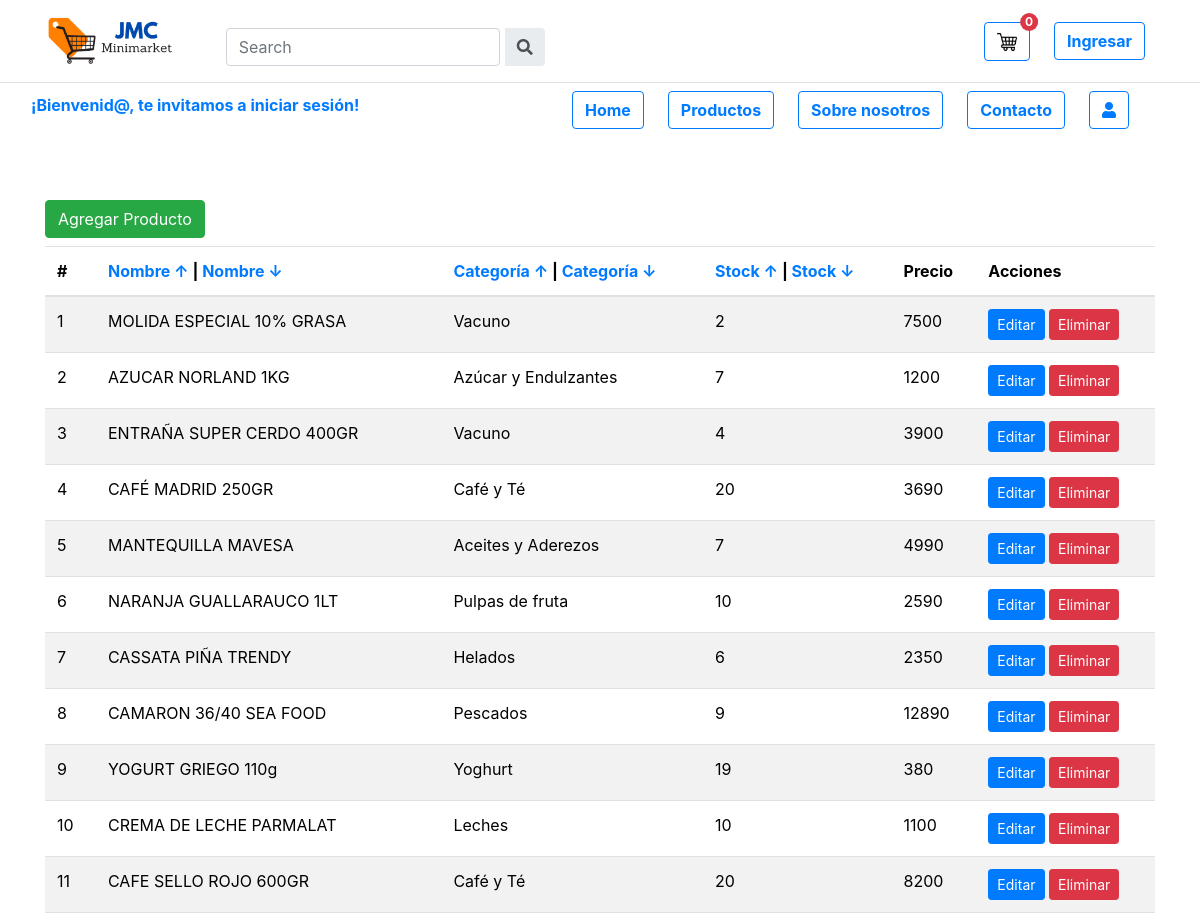
Before: /inventario/ (upper part) with the older database file.
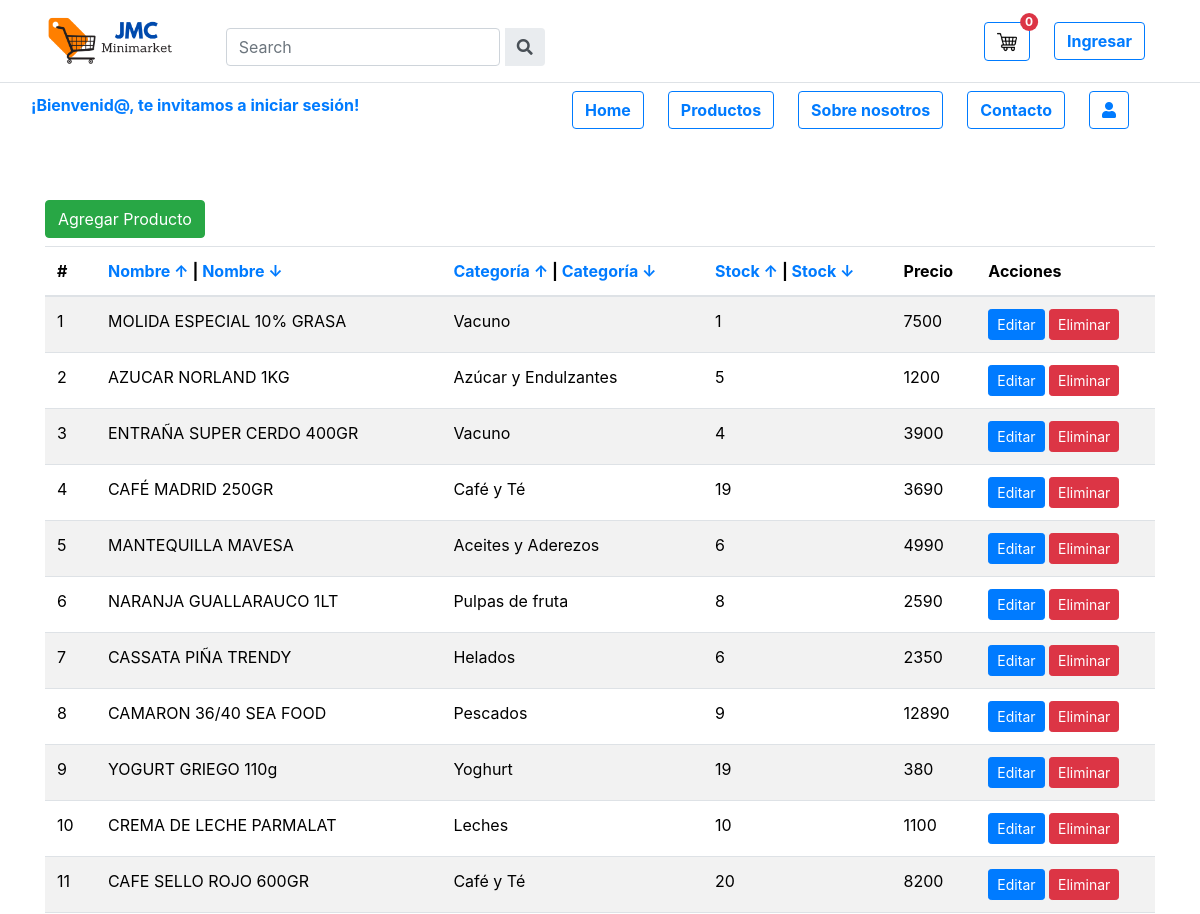
After: the same page with the newer database file.
### minimarket/models.py (models this page shows, shortened)
class Producto(models.Model):
    id_producto = models.UUIDField(primary_key=True,default=uuid.uuid4, editable=False)
    nombre = models.CharField(max_length=100)
    precio = models.FloatField()
    stock = models.IntegerField()
    imagen = models.ImageField(upload_to='productos/', null=True)
    nombre_categoria = models.ForeignKey('Categoria', on_delete=models.CASCADE)

### minimarket/views.py (the view, shortened to what this page needs)
# urls.py: path('inventario/', views.inventario, name='inventario'),
@csrf_exempt
@transaction.atomic
def inventario(request):
    orden = request.GET.get('orden', 'id_producto')
    direccion = request.GET.get('direccion', 'asc')
    if direccion == 'desc':
        orden = f'-{orden}'
    productos = Producto.objects.all().order_by(orden)
    categorias = Categoria.objects.all().order_by('nombre_categoria')
    contexto = {'productos': productos, 'categorias': categorias}
    return render(request, 'inventario.html', contexto)

### minimarket/templates/inventario.html (shortened to what this page needs)
{% extends "plantilla.html" %}
{% load static%}
{% block content %}
<link rel="stylesheet" href="https://stackpath.bootstrapcdn.com/bootstrap/4.5.2/css/bootstrap.min.css">
<link rel="stylesheet" href="{% static 'css/inventario.css' %}">
<div class="container mt-10" style="margin-top: 200px;">
  <div class="mb-2">
    <a href="#" class="btn btn-success agregarProducto" data-id="{{ producto.id }}" data-nombre="{{ producto.nombre }}" data-categoria="{{ producto.nombre_categoria_id }}" data-stock="{{ producto.stock }}" data-precio="{{ producto.precio }}" data-precio="{{ producto.imagen }}">Agregar Producto</a>
  </div>
  <div class="table-responsive">
    <table class="table table-striped table-hover">
      <thead>
        <tr>
          <th>#</th>
          <th><a href="?orden=nombre&direccion=asc">Nombre &#8593;</a> | <a href="?orden=nombre&direccion=desc">Nombre &#8595;</a></th>
          <th><a href="?orden=nombre_categoria&direccion=asc">Categoría &#8593;</a> | <a href="?orden=nombre_categoria&direccion=desc">Categoría &#8595;</a></th>
          <th><a href="?orden=stock&direccion=asc">Stock &#8593;</a> | <a href="?orden=stock&direccion=desc">Stock &#8595;</a></th>
          <th>Precio</th>
          <th>Acciones</th>
        </tr>
      </thead>
      <tbody>
        {% for producto in productos %}
        <tr>
          <td>{{ forloop.counter }}</td>
          <td>{{ producto.nombre }}</td>
          <td>{{ producto.nombre_categoria_id }}</td>
          <td>{{ producto.stock }}</td>
          <td>{{ producto.precio|floatformat:"-1" }}</td>
          <td>
            <a href="#" class="btn btn-primary btn-sm editar-btn" data-id="{{ producto.id }}" data-nombre="{{ producto.nombre }}" data-categoria="{{ producto.nombre_categoria_id }}" data-stock="{{ producto.stock }}" data-precio="{{ producto.precio }}">Editar</a>
            <a href="#" class="btn btn-danger btn-sm eliminar-btn" data-id="{{ producto.id }}" data-nombre="{{ producto.nombre }}" data-categoria="{{ producto.nombre_categoria_id }}" data-stock="{{ producto.stock }}" data-precio="{{ producto.precio }}">Eliminar</a>
          </td>
        </tr>
        {% endfor %}
      </tbody>
    </table>
  </div>
</div>
{% endblock content %}

### minimarket/templates/plantilla.html (shortened to what this page needs)
{% load static%}
<!DOCTYPE html>
<html lang="en">
<head>
    <link rel="stylesheet" href="{% static 'css/style.css' %}">
    <link href="https://cdn.jsdelivr.net/npm/bootstrap@5.3.3/dist/css/bootstrap.min.css" rel="stylesheet"
>
        <link rel="stylesheet" href="https://use.fontawesome.com/releases/v5.12.1/css/all.css">
</head>
<body>
    <header class="mb-4 fixed-top">
        <div class="p-3 text-center bg-white border-bottom">
            <div class="container-fluid">
                <div class="row">
                    <div class="col-md-2 d-none d-lg-block header-navbar">
                        <a href="#!" class="ms-md-2" style="text-decoration: none; font-weight: bold; font-size: 20px;">
                            <img src="{% static 'img/jmc.png' %}" height="50">
                        </a>
                    </div>
                    <div
                        class="col-md-5 d-flex justify-content-center justify-content-md-start align-items-center d-none d-lg-flex header-navbar">
                        <form class="d-flex input-group w-auto my-auto mb-3 mb-md-0">
                            <input autocomplete="off" type="search" class="form-control rounded" placeholder="Search" />
                            <span class="input-group-text border-0 d-none d-lg-flex" style="margin-left: 5px;"><i
                                    class="fas fa-search"></i></span>
                        </form>
                    </div>
                    <div class="col-lg-5 d-flex justify-content-center justify-content-md-end align-items-center shopping-cart">
                        <button class="btn btn-outline-primary me-4 position-relative" style="padding-bottom: 7px;" type="button" data-bs-toggle="offcanvas" data-bs-target="#offcanvasRight" aria-controls="offcanvasRight">
                            <img src="{% static 'img/logo_carrito.png' %}" style="width: 20px;" alt="">
                            <span class="position-absolute start-100 translate-middle badge rounded-pill bg-danger">
                                0
                            </span>
                        </button>
                        {% if request.user.is_authenticated %}
                            <button class="btn btn-outline-primary me-4" data-mdb-ripple-color="dark" type="button">
                                <a href="{% url 'exit' %}" style="text-decoration: none; font-weight: bold;">Salir</a>
                            </button>
                        {% else %}
                            <button class="btn btn-outline-primary me-4" data-mdb-ripple-color="dark" type="button">
                                <a href="{% url 'login' %}" style="text-decoration: none; font-weight: bold;">Ingresar</a>
                            </button>
                        {% endif %}
                    </div>
                    </div>
                </div>
            </div>
        <nav class="navbar navbar-expand-lg bg-white">
            <div class="container-fluid">
                {% if request.user.is_authenticated %}
                <div class="d-flex align-items-center">
                    <h5 class="me-3 text-primary fw-bold fs-6">¡Bienvenid@, {{ user.first_name }} a nuestro Minimarket!</h5>
                </div>
                {% else %}
                <div class="d-flex align-items-center">
                    <h5 class="me-3 text-primary fw-bold fs-6">¡Bienvenid@, te invitamos a iniciar sesión!</h5>
                </div>
                {% endif %}
                <div class="d-flex flex-grow-1 pe-3 d-none d-lg-flex justify-content-md-end">
                    <button class="btn btn-outline-primary me-4 button-navbar" data-mdb-ripple-color="dark" type="button">
                        <a href="/">Home</a>
                    </button>
                    <button class="btn btn-outline-primary me-4 button-navbar" data-mdb-ripple-color="dark" type="button">
                        <a href="/catalogo">Productos</a>
                    </button>
                    <button class="btn btn-outline-primary me-4 button-navbar" data-mdb-ripple-color="dark" type="button">
                        <a href="/nosotros">Sobre nosotros</a>
                    </button>
                    <button class="btn btn-outline-primary me-4 button-navbar" data-mdb-ripple-color="dark" type="button">
                        <a href="/contacto">Contacto</a>
                    </button>
                    <button class="btn btn-outline-primary me-4" data-mdb-ripple-color="dark" type="button">
                        <i class="fas fa-user"></i>
                    </button>
                </div>
            </div>
        </nav>
    </header>
    {% block content %}
    {% endblock content %}
</body>
</html>

### minimarket/static/css/style.css (style rules this page uses)
.shopping-cart { display: none; }
.container { margin-top: 20px; }

Changed rows visible on the page:
changed Producto "MOLIDA ESPECIAL 10% GRASA": stock "2" → "1"
changed Producto "AZUCAR NORLAND 1KG": stock "7" → "5"
changed Producto "CAFÉ MADRID 250GR": stock "20" → "19"
changed Producto "MANTEQUILLA MAVESA": stock "7" → "6"
changed Producto "NARANJA GUALLARAUCO 1LT": stock "10" → "8"
